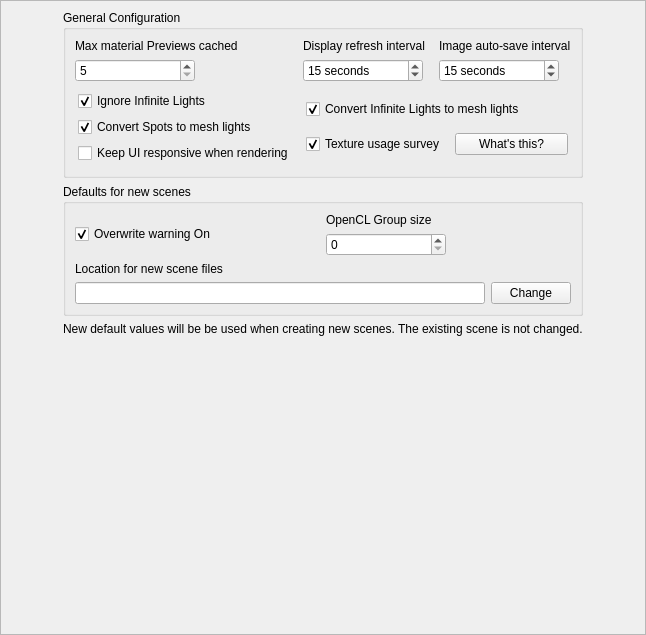
         <widget class="QWidget" name="Advanced">
          <property name="toolTip">
           <string>Advanced options that affect Reality</string>
          </property>
          <attribute name="icon">
           <iconset>
            <activeon>:/images/advancedIcon.png</activeon>
           </iconset>
          </attribute>
          <attribute name="title">
           <string>Advanced</string>
          </attribute>
          <layout class="QVBoxLayout" name="verticalLayout_3">
           <property name="margin">
            <number>0</number>
           </property>
           <item>
            <widget class="QFrame" name="frmAdvanced">
             <property name="frameShape">
              <enum>QFrame::StyledPanel</enum>
             </property>
             <property name="frameShadow">
              <enum>QFrame::Raised</enum>
             </property>
             <layout class="QGridLayout" name="gridLayout_2">
              <item row="0" column="0">
               <spacer name="horizontalSpacer_3">
                <property name="orientation">
                 <enum>Qt::Horizontal</enum>
                </property>
                <property name="sizeHint" stdset="0">
                 <size>
                  <width>53</width>
                  <height>20</height>
                 </size>
                </property>
               </spacer>
              </item>
              <item row="0" column="1" rowspan="2">
               <widget class="QGroupBox" name="gbAppConfig">
                <property name="sizePolicy">
                 <sizepolicy hsizetype="Preferred" vsizetype="Preferred">
                  <horstretch>0</horstretch>
                  <verstretch>0</verstretch>
                 </sizepolicy>
                </property>
                <property name="minimumSize">
                 <size>
                  <width>0</width>
                  <height>0</height>
                 </size>
                </property>
                <property name="maximumSize">
                 <size>
                  <width>16777215</width>
                  <height>16777215</height>
                 </size>
                </property>
                <property name="title">
                 <string>General Configuration</string>
                </property>
                <property name="class" stdset="0">
                 <string>ScrollGroup</string>
                </property>
                <layout class="QGridLayout" name="gridLayout_5">
                 <item row="0" column="0">
                  <widget class="QFrame" name="frPrevieCache">
                   <property name="sizePolicy">
                    <sizepolicy hsizetype="Preferred" vsizetype="Fixed">
                     <horstretch>0</horstretch>
                     <verstretch>0</verstretch>
                    </sizepolicy>
                   </property>
                   <layout class="QVBoxLayout" name="verticalLayout_16">
                    <property name="margin">
                     <number>0</number>
                    </property>
                    <item>
                     <widget class="QLabel" name="label_15">
                      <property name="text">
                       <string>Max material Previews cached</string>
                      </property>
                     </widget>
                    </item>
                    <item>
                     <widget class="QSpinBox" name="matCacheSize">
                      <property name="maximumSize">
                       <size>
                        <width>120</width>
                        <height>16777215</height>
                       </size>
                      </property>
                      <property name="minimum">
                       <number>5</number>
                      </property>
                      <property name="maximum">
                       <number>20</number>
                      </property>
                     </widget>
                    </item>
                   </layout>
                  </widget>
                 </item>
                 <item row="0" column="1">
                  <widget class="QFrame" name="frLuxRefresh">
                   <property name="sizePolicy">
                    <sizepolicy hsizetype="Preferred" vsizetype="Fixed">
                     <horstretch>0</horstretch>
                     <verstretch>0</verstretch>
                    </sizepolicy>
                   </property>
                   <layout class="QVBoxLayout" name="verticalLayout_15">
                    <property name="margin">
                     <number>0</number>
                    </property>
                    <item>
                     <widget class="QLabel" name="label_16">
                      <property name="text">
                       <string>Display refresh interval</string>
                      </property>
                     </widget>
                    </item>
                    <item>
                     <widget class="QSpinBox" name="luxDisplayRefresh">
                      <property name="maximumSize">
                       <size>
                        <width>120</width>
                        <height>16777215</height>
                       </size>
                      </property>
                      <property name="suffix">
                       <string> seconds</string>
                      </property>
                      <property name="minimum">
                       <number>5</number>
                      </property>
                      <property name="maximum">
                       <number>3600</number>
                      </property>
                      <property name="value">
                       <number>15</number>
                      </property>
                     </widget>
                    </item>
                   </layout>
                  </widget>
                 </item>
                 <item row="0" column="2">
                  <widget class="QFrame" name="frLuxWrite">
                   <property name="sizePolicy">
                    <sizepolicy hsizetype="Preferred" vsizetype="Fixed">
                     <horstretch>0</horstretch>
                     <verstretch>0</verstretch>
                    </sizepolicy>
                   </property>
                   <layout class="QVBoxLayout" name="verticalLayout_14">
                    <property name="margin">
                     <number>0</number>
                    </property>
                    <item>
                     <widget class="QLabel" name="label_17">
                      <property name="text">
                       <string>Image auto-save interval</string>
                      </property>
                     </widget>
                    </item>
                    <item>
                     <widget class="QSpinBox" name="luxWriteInterval">
                      <property name="maximumSize">
                       <size>
                        <width>120</width>
                        <height>16777215</height>
                       </size>
                      </property>
                      <property name="suffix">
                       <string> seconds</string>
                      </property>
                      <property name="minimum">
                       <number>5</number>
                      </property>
                      <property name="maximum">
                       <number>36000</number>
                      </property>
                      <property name="value">
                       <number>15</number>
                      </property>
                     </widget>
                    </item>
                   </layout>
                  </widget>
                 </item>
                 <item row="1" column="0">
                  <widget class="QFrame" name="fr1">
                   <property name="sizePolicy">
                    <sizepolicy hsizetype="Preferred" vsizetype="Preferred">
                     <horstretch>0</horstretch>
                     <verstretch>0</verstretch>
                    </sizepolicy>
                   </property>
                   <property name="minimumSize">
                    <size>
                     <width>0</width>
                     <height>0</height>
                    </size>
                   </property>
                   <layout class="QVBoxLayout" name="verticalLayout_7" stretch="1,1,1">
                    <property name="margin">
                     <number>3</number>
                    </property>
                    <item>
                     <widget class="QCheckBox" name="ignoreDistantLights">
                      <property name="sizePolicy">
                       <sizepolicy hsizetype="Minimum" vsizetype="Preferred">
                        <horstretch>0</horstretch>
                        <verstretch>0</verstretch>
                       </sizepolicy>
                      </property>
                      <property name="text">
                       <string>Ignore Infinite Lights</string>
                      </property>
                      <property name="checked">
                       <bool>true</bool>
                      </property>
                     </widget>
                    </item>
                    <item>
                     <widget class="QCheckBox" name="convertSpotLights">
                      <property name="sizePolicy">
                       <sizepolicy hsizetype="Minimum" vsizetype="Preferred">
                        <horstretch>0</horstretch>
                        <verstretch>0</verstretch>
                       </sizepolicy>
                      </property>
                      <property name="text">
                       <string>Convert Spots to mesh lights</string>
                      </property>
                      <property name="checked">
                       <bool>true</bool>
                      </property>
                     </widget>
                    </item>
                    <item>
                     <widget class="QCheckBox" name="keepUIResponsive">
                      <property name="sizePolicy">
                       <sizepolicy hsizetype="Minimum" vsizetype="Preferred">
                        <horstretch>0</horstretch>
                        <verstretch>0</verstretch>
                       </sizepolicy>
                      </property>
                      <property name="text">
                       <string>Keep UI responsive when rendering</string>
                      </property>
                     </widget>
                    </item>
                   </layout>
                  </widget>
                 </item>
                 <item row="1" column="1" colspan="2">
                  <widget class="QFrame" name="fr2">
                   <property name="minimumSize">
                    <size>
                     <width>0</width>
                     <height>0</height>
                    </size>
                   </property>
                   <layout class="QGridLayout" name="gridLayout">
                    <property name="margin">
                     <number>3</number>
                    </property>
                    <item row="0" column="0" colspan="2">
                     <widget class="QCheckBox" name="convertDistantLights">
                      <property name="text">
                       <string>Convert Infinite Lights to mesh lights</string>
                      </property>
                      <property name="checked">
                       <bool>true</bool>
                      </property>
                     </widget>
                    </item>
                    <item row="1" column="0">
                     <widget class="QCheckBox" name="chbJoinProductUsageSurvey">
                      <property name="toolTip">
                       <string>&lt;html&gt;&lt;head/&gt;&lt;body&gt;To help making Reality able to adapt to your artistic style, the program&lt;br&gt;gathers some information about the textures that you place in the scenes.&lt;br&gt;If this options is enabled the file names of the textures used are sent to&lt;br&gt;the cloud. &lt;br&gt;The information sent is completely anonymous and it helps us make Reality better. Click on the button &lt;br&gt;for more details.&lt;/body&gt;&lt;/html&gt;</string>
                      </property>
                      <property name="text">
                       <string>Texture usage survey </string>
                      </property>
                      <property name="checked">
                       <bool>true</bool>
                      </property>
                     </widget>
                    </item>
                    <item row="1" column="1">
                     <widget class="QPushButton" name="btnProductUsage">
                      <property name="text">
                       <string>What's this?</string>
                      </property>
                      <property name="flat">
                       <bool>false</bool>
                      </property>
                     </widget>
                    </item>
                   </layout>
                  </widget>
                 </item>
                </layout>
               </widget>
              </item>
              <item row="1" column="2">
               <spacer name="horizontalSpacer_11">
                <property name="orientation">
                 <enum>Qt::Horizontal</enum>
                </property>
                <property name="sizeHint" stdset="0">
                 <size>
                  <width>53</width>
                  <height>20</height>
                 </size>
                </property>
               </spacer>
              </item>
              <item row="2" column="1">
               <widget class="QGroupBox" name="gbNewSceneConfig">
                <property name="sizePolicy">
                 <sizepolicy hsizetype="Preferred" vsizetype="Preferred">
                  <horstretch>0</horstretch>
                  <verstretch>0</verstretch>
                 </sizepolicy>
                </property>
                <property name="minimumSize">
                 <size>
                  <width>290</width>
                  <height>0</height>
                 </size>
                </property>
                <property name="maximumSize">
                 <size>
                  <width>16777215</width>
                  <height>16777215</height>
                 </size>
                </property>
                <property name="title">
                 <string>Defaults for new scenes</string>
                </property>
                <property name="class" stdset="0">
                 <string>ScrollGroup</string>
                </property>
                <layout class="QGridLayout" name="gridLayout_3">
                 <item row="0" column="0">
                  <widget class="QCheckBox" name="overwriteWarning">
                   <property name="text">
                    <string>Overwrite warning On</string>
                   </property>
                   <property name="checked">
                    <bool>true</bool>
                   </property>
                  </widget>
                 </item>
                 <item row="0" column="1">
                  <widget class="QFrame" name="frPrevieCache_2">
                   <property name="sizePolicy">
                    <sizepolicy hsizetype="Preferred" vsizetype="Fixed">
                     <horstretch>0</horstretch>
                     <verstretch>0</verstretch>
                    </sizepolicy>
                   </property>
                   <layout class="QVBoxLayout" name="verticalLayout_17">
                    <property name="margin">
                     <number>0</number>
                    </property>
                    <item>
                     <widget class="QLabel" name="label_18">
                      <property name="text">
                       <string>OpenCL Group size</string>
                      </property>
                     </widget>
                    </item>
                    <item>
                     <widget class="QSpinBox" name="OCLGroupSize">
                      <property name="maximumSize">
                       <size>
                        <width>120</width>
                        <height>16777215</height>
                       </size>
                      </property>
                      <property name="minimum">
                       <number>0</number>
                      </property>
                      <property name="maximum">
                       <number>1024</number>
                      </property>
                      <property name="value">
                       <number>0</number>
                      </property>
                     </widget>
                    </item>
                   </layout>
                  </widget>
                 </item>
                 <item row="1" column="0" colspan="2">
                  <widget class="QFrame" name="frame">
                   <property name="sizePolicy">
                    <sizepolicy hsizetype="Preferred" vsizetype="Fixed">
                     <horstretch>0</horstretch>
                     <verstretch>0</verstretch>
                    </sizepolicy>
                   </property>
                   <layout class="QGridLayout" name="gridLayout_6">
                    <property name="margin">
                     <number>0</number>
                    </property>
                    <item row="0" column="0" colspan="2">
                     <widget class="QLabel" name="label_2">
                      <property name="text">
                       <string>Location for new scene files</string>
                      </property>
                     </widget>
                    </item>
                    <item row="1" column="0">
                     <widget class="QLineEdit" name="newSceneFolder">
                      <property name="sizePolicy">
                       <sizepolicy hsizetype="Expanding" vsizetype="Preferred">
                        <horstretch>0</horstretch>
                        <verstretch>0</verstretch>
                       </sizepolicy>
                      </property>
                      <property name="minimumSize">
                       <size>
                        <width>0</width>
                        <height>0</height>
                       </size>
                      </property>
                     </widget>
                    </item>
                    <item row="1" column="1">
                     <widget class="QPushButton" name="btnNewSceneFolder">
                      <property name="maximumSize">
                       <size>
                        <width>16777215</width>
                        <height>16777215</height>
                       </size>
                      </property>
                      <property name="text">
                       <string>Change</string>
                      </property>
                     </widget>
                    </item>
                   </layout>
                  </widget>
                 </item>
                </layout>
               </widget>
              </item>
              <item row="3" column="1">
               <widget class="QLabel" name="label">
                <property name="text">
                 <string>New default values will be be used when creating new scenes. The existing scene is not changed.</string>
                </property>
               </widget>
              </item>
              <item row="4" column="1">
               <spacer name="verticalSpacer_5">
                <property name="orientation">
                 <enum>Qt::Vertical</enum>
                </property>
                <property name="sizeHint" stdset="0">
                 <size>
                  <width>20</width>
                  <height>289</height>
                 </size>
                </property>
               </spacer>
              </item>
             </layout>
            </widget>
           </item>
          </layout>
         </widget>
